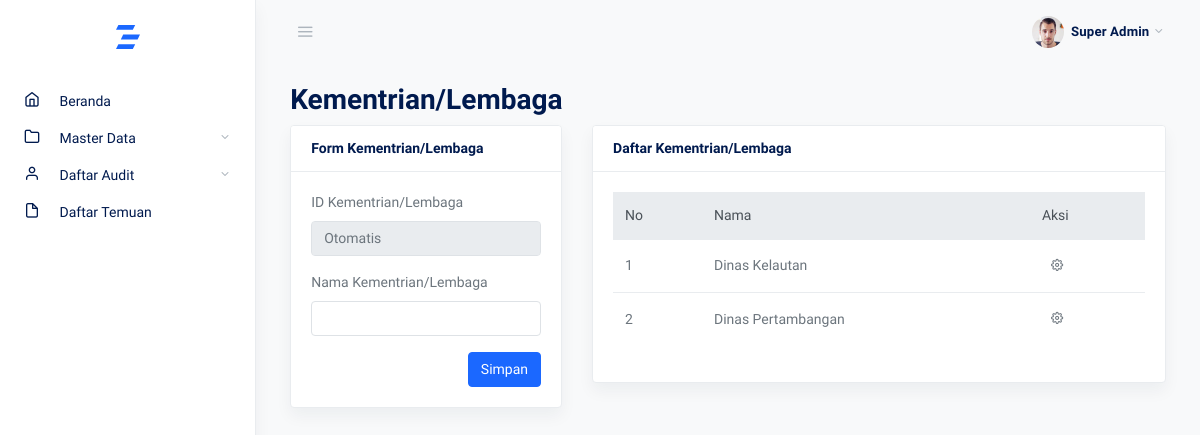
The app's page /kemlem, older data.
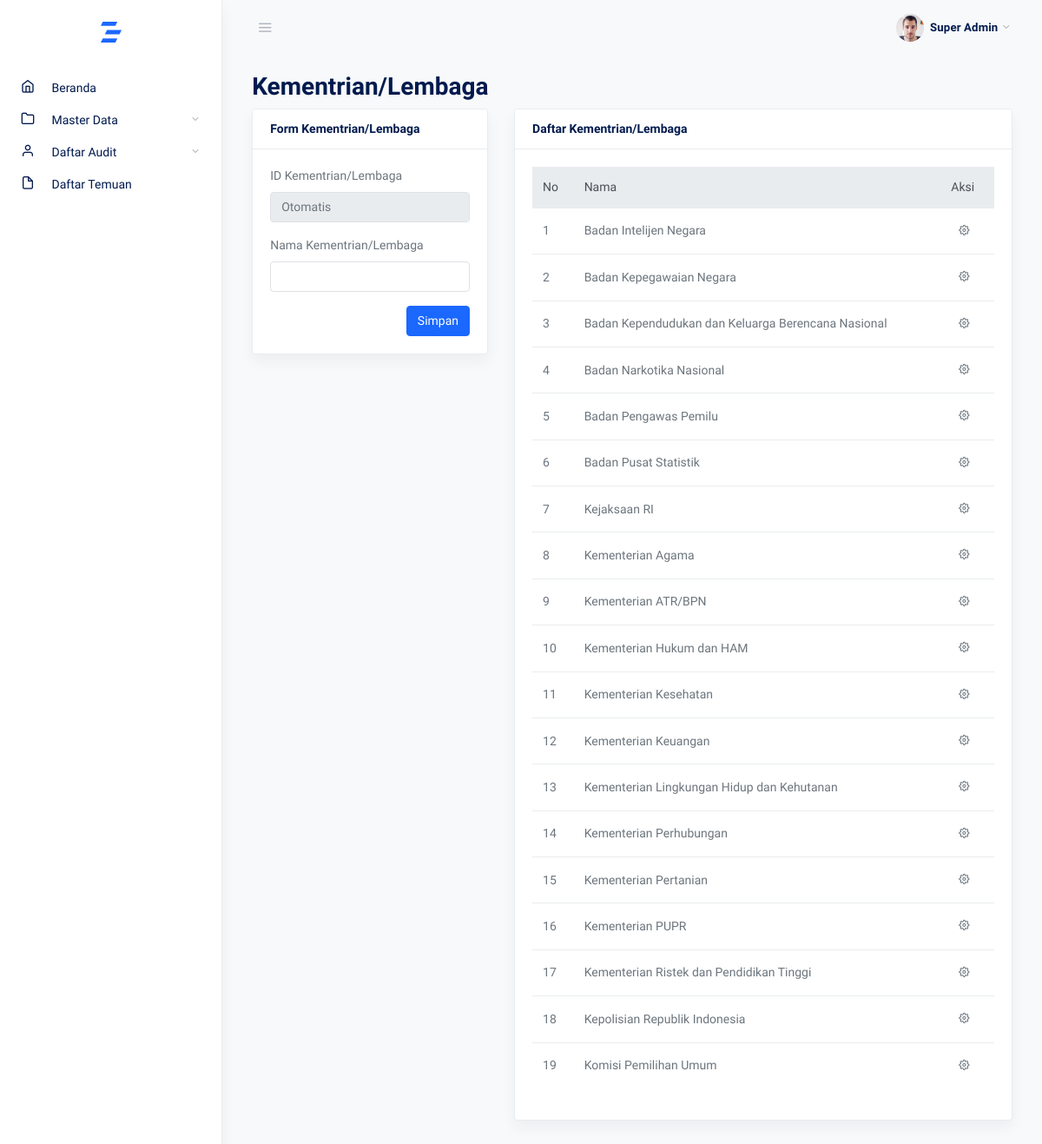
The same page, newer data.
### tables this page shows
CREATE TABLE `kemlem` (
  `id` int(11) NOT NULL,
  `kemlem` varchar(100) NOT NULL
);

### admin.php (called while the page is built, shortened)
<?php
require_once 'views/page/admin/index.php';

### app/controllers/admin/master_data/function_kemlem.php (the view, shortened to what this page needs)
<?php
function tampil_data($mysqli)
{
    $query = "SELECT * FROM kemlem ORDER BY kemlem ASC";
    $to = $mysqli->prepare($query);
    $to->execute();
    $result = $to->get_result();
    $no = 1;
    while ($row = $result->fetch_object()) {
?>
        <tr>
            <td><?= $no; ?></td>
            <td><?= $row->kemlem; ?></td>
            <td>
                <button class="btn btn-sm" type="button" data-toggle="dropdown" aria-haspopup="true" aria-expanded="false">
                    <span class="fe fe-settings"></span>
                </button>
            </td>
        </tr>
<?php
        $no++;
    }
}
?>

### views/layout/admin/header.php (shortened to what this page needs)
<!doctype html>
<html lang="en">
<head>
    <link rel="stylesheet" href="assets/css/simplebar.css">
    <link rel="stylesheet" href="assets/css/feather.css">
    <link rel="stylesheet" href="assets/css/daterangepicker.css">
    <link rel="stylesheet" href="assets/css/dataTables.bootstrap4.css">
    <link rel="stylesheet" href="assets/css/select2.css">
    <link rel="stylesheet" href="assets/css/app-light.css" id="lightTheme">
</head>
<body class="vertical light">
    <div class="wrapper">

### views/layout/admin/navbar.php (shortened to what this page needs)
<nav class="topnav navbar navbar-light">
    <button type="button" class="navbar-toggler text-muted mt-2 p-0 mr-3 collapseSidebar">
        <i class="fe fe-menu navbar-toggler-icon"></i>
    </button>
    <ul class="nav">
        <li class="nav-item dropdown">
            <a class="nav-link dropdown-toggle text-muted pr-0" href="#" id="navbarDropdownMenuLink" role="button" data-toggle="dropdown" aria-haspopup="true" aria-expanded="false">
                <span class="avatar avatar-sm mt-2">
                    <img src="assets/img/avatars/face-1.jpg" alt="..." class="avatar-img rounded-circle">
                    <small class="text-dark ml-1"><strong>Super Admin</strong></small>
                </span>
            </a>
        </li>
    </ul>
</nav>

### views/layout/admin/sidebar.php (shortened to what this page needs)
<aside class="sidebar-left border-right bg-white shadow" id="leftSidebar" data-simplebar>
    <nav class="vertnav navbar navbar-light">
        <div class="w-100 mb-4 d-flex">
            <a class="navbar-brand mx-auto mt-2 flex-fill text-center" href="./index.html">
            </a>
        </div>
        <ul class="navbar-nav flex-fill w-100 mb-2">
            <li class="nav-item w-100">
                <a class="nav-link" href="beranda">
                    <i class="fe fe-home fe-16"></i>
                    <span class="ml-3 item-text">Beranda</span>
                </a>
            </li>
            <li class="nav-item dropdown">
                <a href="#master-data" data-toggle="collapse" aria-expanded="false" class="dropdown-toggle nav-link">
                    <i class="fe fe-folder fe-16"></i>
                    <span class="ml-3 item-text">Master Data</span>
                </a>
            </li>
            <li class="nav-item dropdown">
                <a href="#daftar-audit" data-toggle="collapse" aria-expanded="false" class="dropdown-toggle nav-link">
                    <i class="fe fe-user fe-16"></i>
                    <span class="ml-3 item-text">Daftar Audit</span>
                </a>
            </li>
            <li class="nav-item w-100">
                <a class="nav-link" href="calendar.html">
                    <i class="fe fe-file fe-16"></i>
                    <span class="ml-3 item-text">Daftar Temuan</span>
                </a>
            </li>
        </ul>
    </nav>
</aside>

### views/page/admin/index.php (shortened to what this page needs)
<?php
if (isset($_GET['views_admin']) && $_GET['views_admin'] == "beranda") {
    $page = "Beranda";
    $title = $page . " | PO'OPIYOHE";
} else if (isset($_GET['views_admin']) && $_GET['views_admin'] == "kemlem") {
    $page = "Kementrian/Lembaga";
} else if (isset($_GET['views_admin']) && $_GET['views_admin'] == "pemda") {
    $page = "Pemerintah Daerah";
    $title = $page . " | PO'OPIYOHE";
} else if (isset($_GET['views_admin']) && $_GET['views_admin'] == "instansi_vertikal") {
    $page = "Instansi Vertikal";
    $title = $page . " | PO'OPIYOHE";
}else if (isset($_GET['views_admin']) && $_GET['views_admin'] == "opd") {
    $page = "OPD";
    $title = $page . " | PO'OPIYOHE";
} else if (isset($_GET['views_admin']) && $_GET['views_admin'] == "auditor") {
    $page = "Auditor";
    $title = $page . " | PO'OPIYOHE";
} else if (isset($_GET['views_admin']) && $_GET['views_admin'] == "auditan") {
    $page = "Auditan";
    $title = $page . " | PO'OPIYOHE";
}
?>
<?php include 'views/layout/admin/header.php'; ?>
<?php include 'views/layout/admin/navbar.php'; ?>
<?php include 'views/layout/admin/sidebar.php'; ?>
<?php
if (isset($_GET['views_admin']) && $_GET['views_admin'] == "beranda") {
    include 'views/page/admin/beranda.php';
} else if (isset($_GET['views_admin']) && $_GET['views_admin'] == "kemlem") {
    include 'views/page/admin/master_data/kemlem.php';
} else if (isset($_GET['views_admin']) && $_GET['views_admin'] == "pemda") {
    include 'views/page/admin/master_data/pemda.php';
} else if (isset($_GET['views_admin']) && $_GET['views_admin'] == "instansi_vertikal") {
    include 'views/page/admin/master_data/instansi.php';
} else if (isset($_GET['views_admin']) && $_GET['views_admin'] == "opd") {
    include 'views/page/admin/master_data/opd.php';
} else if (isset($_GET['views_admin']) && $_GET['views_admin'] == "auditor") {
    include 'views/page/admin/daftar_audit/auditor.php';
} else if (isset($_GET['views_admin']) && $_GET['views_admin'] == "auditan") {
    include 'views/page/admin/daftar_audit/auditan.php';
} else {
    include 'views/page/admin/beranda.php';
}
?>
<?php include 'views/layout/admin/footer.php'; ?>

### views/page/admin/master_data/kemlem.php (shortened to what this page needs)
<main role="main" class="main-content">
    <div class="container-fluid">
        <div class="row">
            <div class="col-12">
                <h2 class="page-title"><?= $page; ?></h2>
            </div>
        </div>
        <div class="row">
            <div class="col-md-4">
                <div class="card shadow mb-4">
                    <div class="card-header">
                        <strong class="card-title">Form <?= $page; ?></strong>
                    </div>
                    <div class="card-body">
                        <form action="kemlem" method="post">
                            <div class="form-group mb-3">
                                <label>ID Kementrian/Lembaga</label>
                                <input type="text" class="form-control" placeholder="Otomatis" disabled>
                            </div>
                            <div class="form-group mb-3">
                                <label for="nama">Nama Kementrian/Lembaga</label>
                                <input type="text" id="nama" name="kemlem" class="form-control">
                            </div>
                            <button type="submit" name="simpan_data" class="btn btn-primary float-right">Simpan</button>
                        </form>
                    </div>
                </div>
            </div>
            <div class="col-md-8">
                <div class="card shadow mb-4">
                    <div class="card-header">
                        <strong class="card-title">Daftar <?= $page; ?></strong>
                    </div>
                    <div class="card-body">
                        <table class="table datatables" id="dataTable-1">
                            <thead class="thead-light">
                                <tr>
                                    <th>No</th>
                                    <th>Nama</th>
                                    <th>Aksi</th>
                                </tr>
                            </thead>
                            <tbody>
                                <?php tampil_data($mysqli); ?>
                            </tbody>
                        </table>
                    </div>
                </div>
            </div>
        </div>
    </div>
</main>

### views/layout/admin/footer.php (shortened to what this page needs)
</div>
</body>
</html>

### assets/css/simplebar.css (style rules this page uses)
[data-simplebar] { position: relative; flex-direction: column; flex-wrap: wrap; justify-content: flex-start; align-content: flex-start; align-items: flex-start; }

### assets/css/feather.css (style rules this page uses)
.fe { font-family: "feather" !important; speak: none; font-style: normal; font-weight: normal; font-variant: normal; text-transform: none; line-height: 1; -webkit-font-smoothing: antialiased; -moz-osx-font-smoothing: grayscale; }
.fe-16 { font-size: 16px; }
.fe-file:before { content: ""; }
.fe-folder:before { content: ""; }
.fe-home:before { content: ""; }
.fe-menu:before { content: ""; }
.fe-settings:before { content: ""; }
.fe-user:before { content: ""; }

Row changes from the older to the newer data that the page shows:
added kemlem: kemlem "Badan Intelijen Negara"
added kemlem: kemlem "Badan Kepegawaian Negara"
added kemlem: kemlem "Badan Kependudukan dan Keluarga Berencana Nasional"
added kemlem: kemlem "Badan Narkotika Nasional"
added kemlem: kemlem "Badan Pengawas Pemilu"
added kemlem: kemlem "Badan Pusat Statistik"
added kemlem: kemlem "Kejaksaan RI"
added kemlem: kemlem "Kementerian Agama"
changed kemlem: kemlem "Dinas Pertambangan" → "Kementerian ATR/BPN"; moves up the list
added kemlem: kemlem "Kementerian Hukum dan HAM"
added kemlem: kemlem "Kementerian Kesehatan"
added kemlem: kemlem "Kementerian Keuangan"
added kemlem: kemlem "Kementerian Lingkungan Hidup dan Kehutanan"
added kemlem: kemlem "Kementerian Perhubungan"
changed kemlem: kemlem "Dinas Kelautan" → "Kementerian Pertanian"
added kemlem: kemlem "Kementerian PUPR"
added kemlem: kemlem "Kementerian Ristek dan Pendidikan Tinggi"
added kemlem: kemlem "Kepolisian Republik Indonesia"
added kemlem: kemlem "Komisi Pemilihan Umum"
